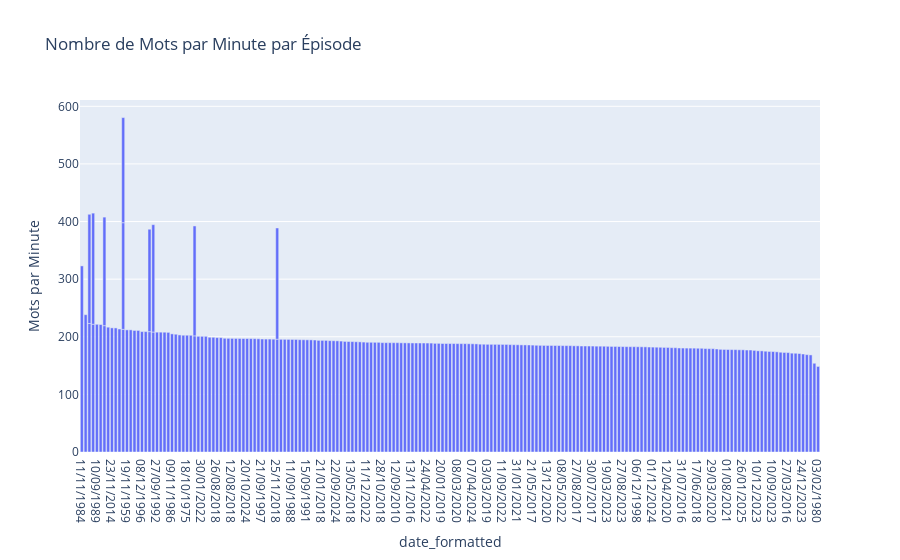

The notebook cell this image was saved under:
### Code cell
episodes_df = get_episodes()

nb_mots_transcription(episodes_df)

### Figure 1 — Plotly figure (JSON) as saved in the notebook; plotly's stock layout.template omitted (floating-point values rounded to 4 significant figures; data arrays with more than 128 entries replaced by an {"elided": "..."} marker saying what was removed)
{"data": [{"alignmentgroup": "True", "customdata": {"elided": "206x4 mixed values"}, "hovertemplate": "<b>Date:</b> %{customdata[0]}<br><b>Titre:</b> %{customdata[1]}<br><b>Mots par Minute:</b> %{customdata[2]:.1f}<br><b>Duree en Minute:</b> %{customdata[3]:.1f}", "legendgroup": "", "marker": {"color": "#636efa", "pattern": {"shape": ""}}, "name": "", "offsetgroup": "", "orientation": "v", "showlegend": false, "textposition": "auto", "type": "bar", "x": {"elided": "206 str values"}, "xaxis": "x", "y": {"elided": "206 float values"}, "yaxis": "y"}], "layout": {"barmode": "relative", "legend": {"tracegroupgap": 0}, "title": {"text": "Nombre de Mots par Minute par Épisode"}, "xaxis": {"anchor": "y", "domain": [0, 1], "title": {"text": "date_formatted"}}, "yaxis": {"anchor": "x", "domain": [0, 1], "title": {"text": "Mots par Minute"}}}}
